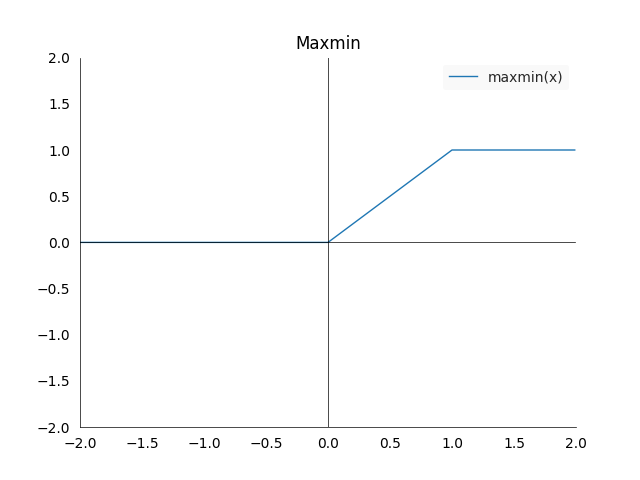

The Python source for this figure:
import prettyplotlib as ppl
import numpy as np
import matplotlib.pyplot as plt

fig, ax = plt.subplots(1)
plt.ylim(top=2, bottom=-2)
plt.xlim(left=-2, right=2)

def maxmin(x):
    r = np.zeros(x.shape, dtype=np.float)
    for i in range(len(x)):
        x_i = x[i]
        r[i] = max(0.0, min(1.0, x_i))
    return r


ax.set_title('Maxmin')

x = np.arange(-2, 2, 0.01)
ppl.plot(ax, x, maxmin(x), label='maxmin(x)', linewidth=1.0)
ppl.plot(ax, x, 0*x, label="", linewidth=0.5, color='black')
plt.axvline(x=0, ymin=-2, ymax=2, linewidth=0.5, color='black')

ppl.legend(ax)

fig.savefig('maxmin_plot.png')
